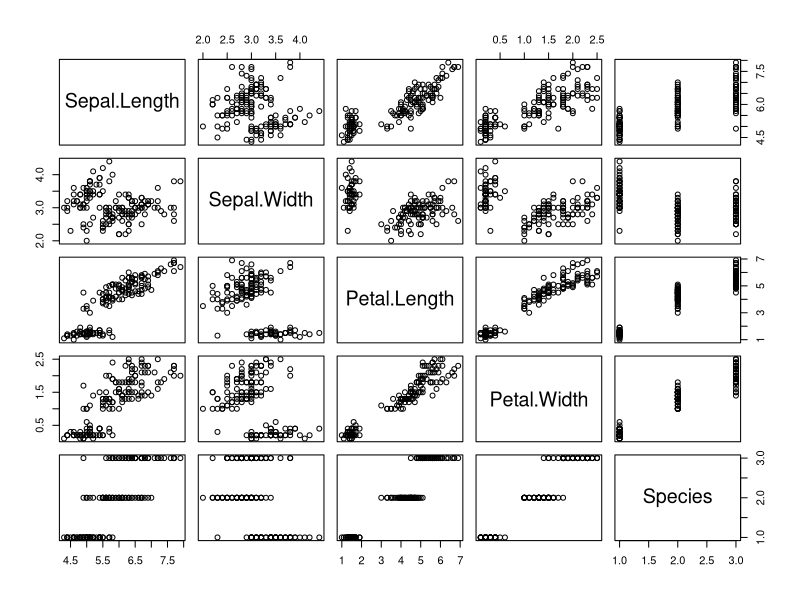
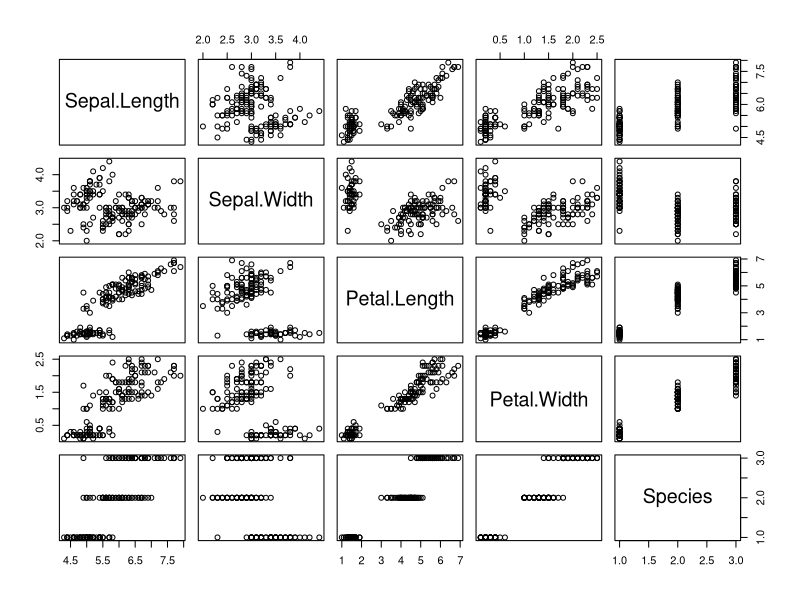
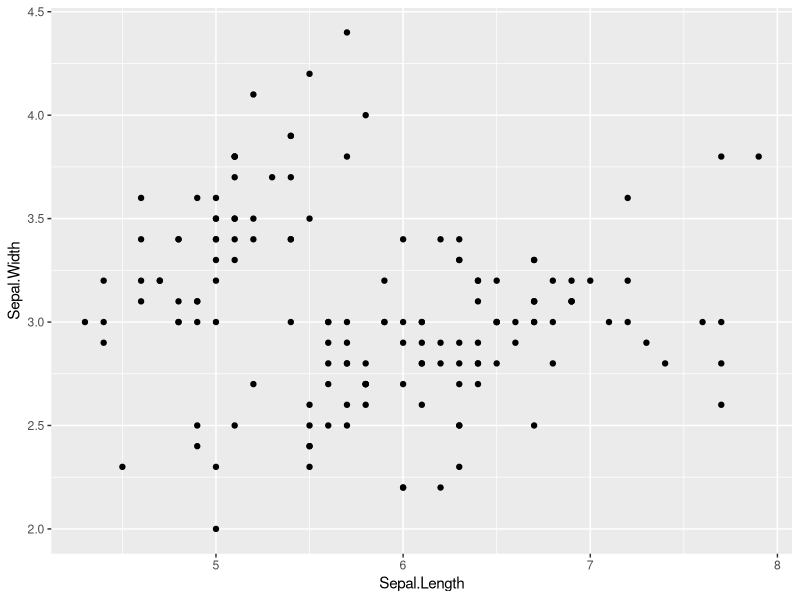
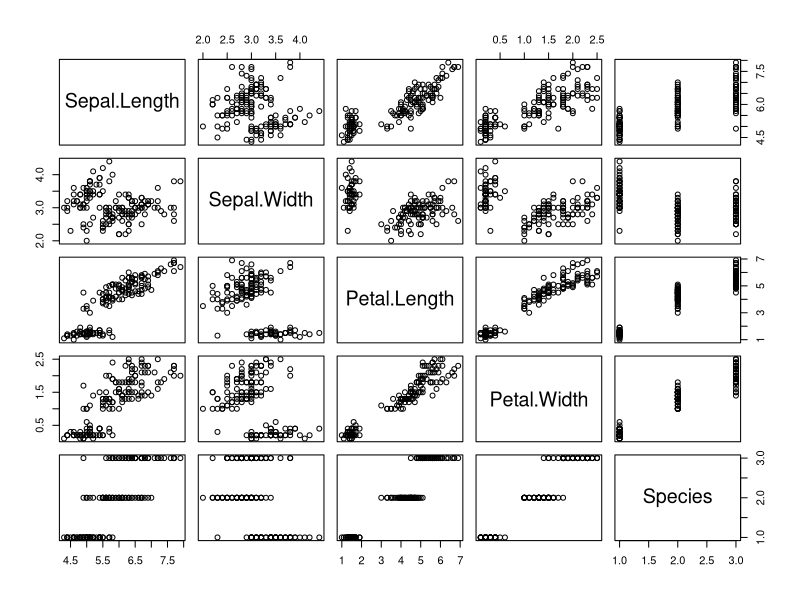
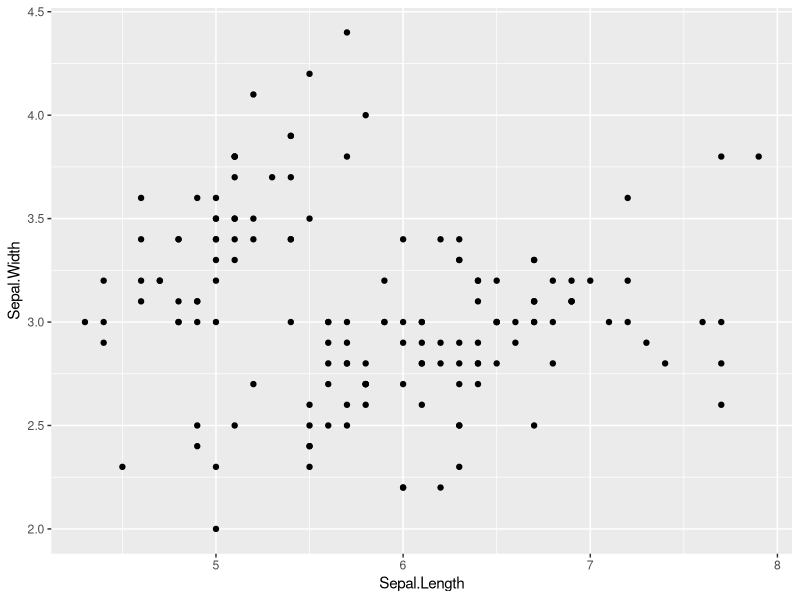
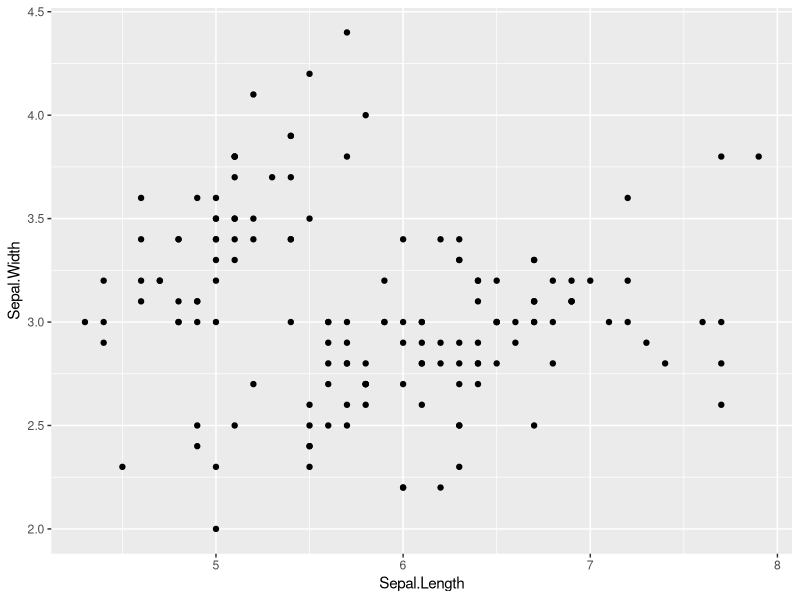
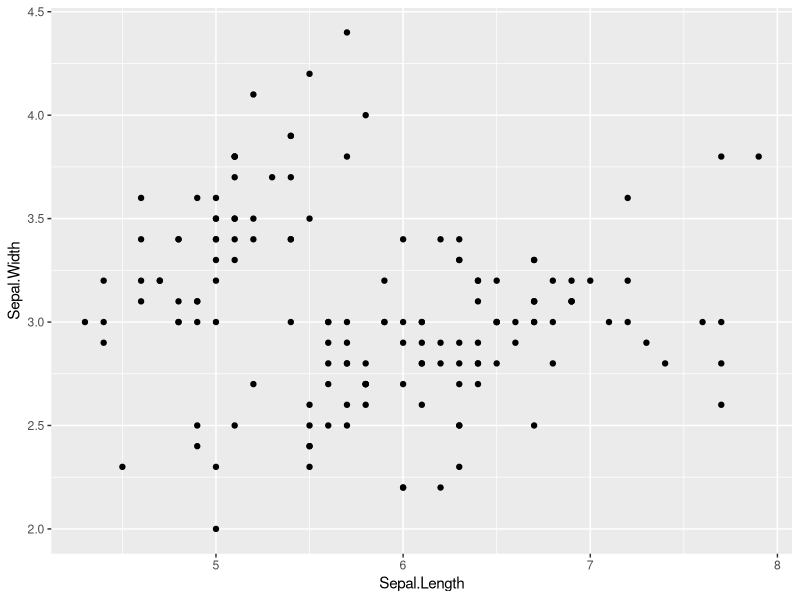
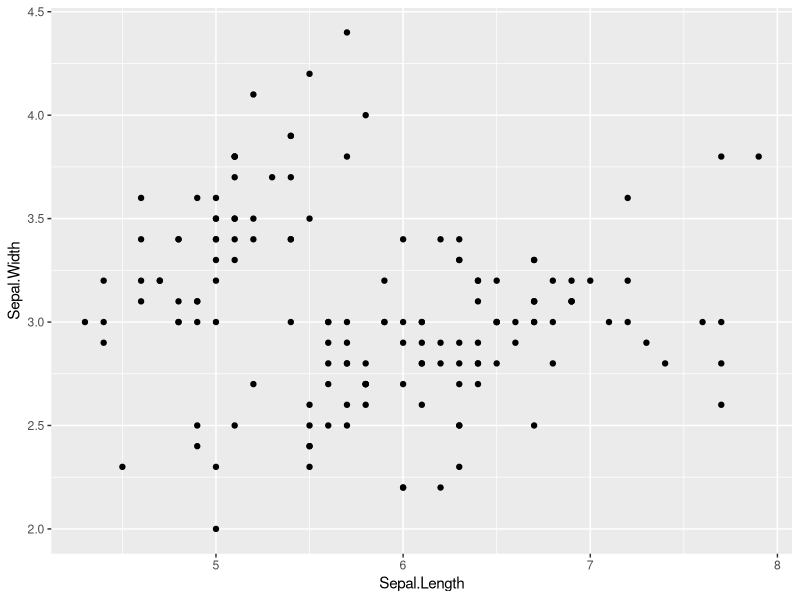

Source code (R) for these figures, in order: (Note: this script raises an error after producing the figures.)
#adapted from
#https://www.r-bloggers.com/2017/07/ggplot2-easy-way-to-mix-multiple-graphs-on-the-same-page/


p <- plot(iris)


plot(iris)

#Using build in tools in Rstudio 
#plot -> Save as /Export 

##################################################################

# JPEG device
jpeg("my_plot.jpeg", quality = 75)

# iris
plot(iris)

# Close device
dev.off()

##################################################################

#Saving Image usingggsave()
#ggsave(
#  filename,
#  plot = last_plot(),
#  device = NULL,
#  path = NULL,
#  scale = 1,
#  width = NA,
#  height = NA,
#  units = c("in", "cm", "mm"),
#  dpi = 300,
#  limitsize = TRUE,
#  ...
#  )

library(ggplot2)
p <- ggplot(iris,aes(x=Sepal.Length,y=Sepal.Width)) + geom_point()
p

ggsave("ggplot2save.jpg")
ggsave("ggplot2save.png")
ggsave("ggplot2save.tiff")
ggsave("ggplot2save.pdf")


#################################################################
#Changing Image size and DPI 
ggsave("ggplot2save.jpg", width = 10, height = 8, units = c("cm"))

ggsave("ggplot2save.jpg", width = 10, height = 8, units = c("cm"), dpi = 300)

##plotting mulitple graph onto the same image using ggrid()
##################################################################
#base R
jpeg("hist_gpa_sat.jpg")
par(mfrow=c(2,1))
hist(gpa)
hist(sat)
dev.off()

#using ggpubr
library(ggpubr)
p <- ggplot(iris,aes(x=Sepal.Length,y=Sepal.Width)) + geom_point()

q <- ggplot(iris,aes(x=Sepal.Length,y=Sepal.Width)) + geom_line()

r <- ggplot(iris,aes(x=Sepal.Length,y=Sepal.Width)) + geom_jitter()

s <- ggplot(iris,aes(x=Petal.Length,y=Petal.Width)) + geom_jitter()


ggarrange(p, q, r,s , 
          labels = c("A", "B", "C", "D"),
          ncol = 2, nrow = 2)

ggsave("ggpubrsave.jpg", width = 20, height = 16, units = c("cm"), dpi = 300)


###################################################################
#Using corplot
library("cowplot")
ggdraw() +
  draw_plot(p, x = 0, y = .5, width = .5, height = .5) +
  draw_plot(q, x = .5, y = .5, width = .5, height = .5) +
  draw_plot(r, x = 0, y = 0, width = 1, height = 0.5) +
  draw_plot_label(label = c("A", "B", "C"), size = 15,
                  x = c(0, 0.5, 0), y = c(1, 1, 0.5))

ggsave("cowplot.ggdraw.jpg", width = 20, height = 16, units = c("cm"), dpi = 300)

###################################################################

##Something a bit more Complicated 

# Scatter plot colored by groups ("Species")
sp <- ggscatter(iris, x = "Sepal.Length", y = "Sepal.Width",
                color = "Species", palette = "jco",
                size = 3, alpha = 0.6)+
  border()                                         
# Marginal density plot of x (top panel) and y (right panel)
xplot <- ggdensity(iris, "Sepal.Length", fill = "Species",
                   palette = "jco")
yplot <- ggdensity(iris, "Sepal.Width", fill = "Species", 
                   palette = "jco")+
  rotate()
# Cleaning the plots
yplot <- yplot + clean_theme() 
xplot <- xplot + clean_theme()
# Arranging the plot
ggarrange(xplot, NULL, sp, yplot, 
          ncol = 2, nrow = 2,  align = "hv", 
          widths = c(2, 1), heights = c(1, 2),
          common.legend = TRUE)






